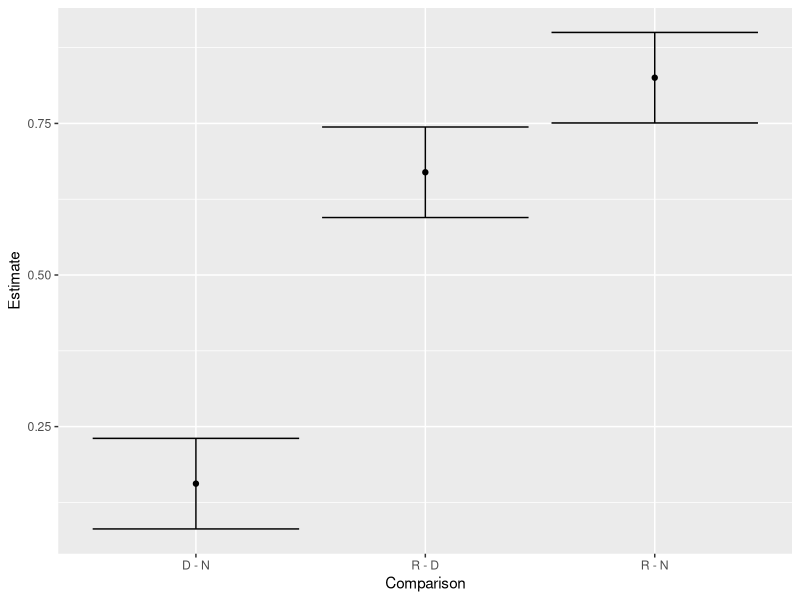
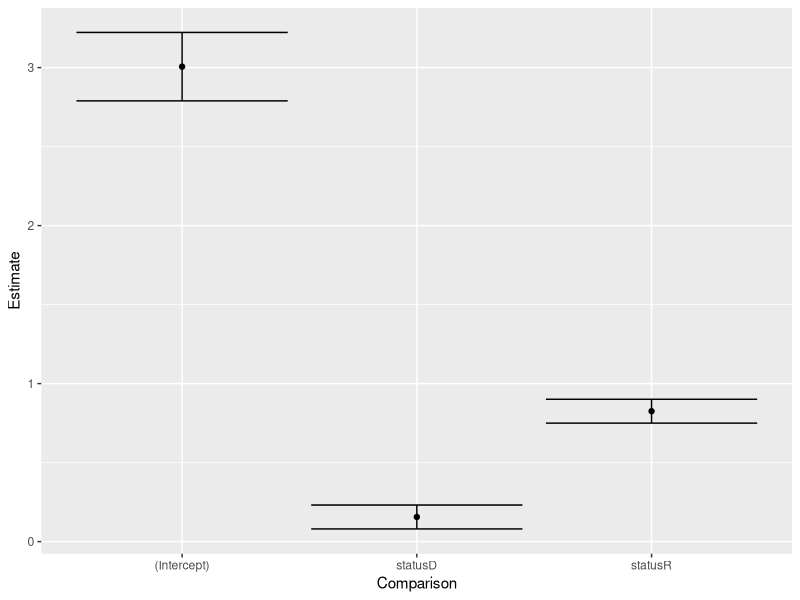
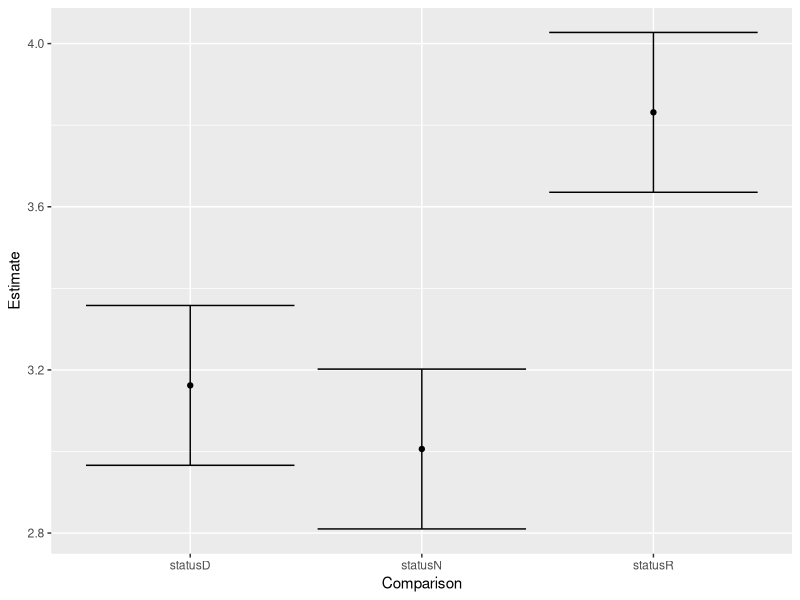

The R source for these figures, in order: (Note: this script raises an error after producing the figures.)
library(ggplot2)
library(lme4)
library(multcomp)
dataset <- expand.grid(experiment = factor(seq_len(10)), status = factor(c("N", "D", "R"), levels = c("N", "D", "R")), reps = seq_len(10))
dataset$value <- rnorm(nrow(dataset), sd = 0.23) + with(dataset, rnorm(length(levels(experiment)), sd = 0.256)[experiment] + ifelse(status == "D", 0.205, ifelse(status == "R", 0.887, 0))) + 2.78
model <- lmer(value~status+(1|experiment), data = dataset)
tmp <- as.data.frame(confint(glht(model, mcp(status = "Tukey")))$confint)
tmp$Comparison <- rownames(tmp)
ggplot(tmp, aes(x = Comparison, y = Estimate, ymin = lwr, ymax = upr)) + geom_errorbar() + geom_point()

tmp <- as.data.frame(confint(glht(model))$confint)
tmp$Comparison <- rownames(tmp)
ggplot(tmp, aes(x = Comparison, y = Estimate, ymin = lwr, ymax = upr)) + geom_errorbar() + geom_point()

model <- lmer(value ~ 0 + status + (1|experiment), data = dataset)
tmp <- as.data.frame(confint(glht(model))$confint)
tmp$Comparison <- rownames(tmp)
ggplot(tmp, aes(x = Comparison, y = Estimate, ymin = lwr, ymax = upr)) + geom_errorbar() + geom_point()






set.seed(42)
x <- rep(0:100,10)
y <- 15 + 2*rnorm(1010,10,4)*x + rnorm(1010,20,100)
id<-rep(1:10,each=101)

dtfr <- data.frame(x=x ,y=y, id=id)

library(nlme)

model.mx <- lme(y~x,random=~1+x|id,data=dtfr)

#create data.frame with new values for predictors
#more than one predictor is possible
new.dat <- data.frame(x=0:100)
#predict response
new.dat$pred <- predict(model.mx, newdata=new.dat,level=0)

#create design matrix
Designmat <- model.matrix(eval(eval(model.mx$call$fixed)[-2]), new.dat[-ncol(new.dat)])

#compute standard error for predictions
predvar <- diag(Designmat %*% model.mx$varFix %*% t(Designmat))
new.dat$SE <- sqrt(predvar) 
new.dat$SE2 <- sqrt(predvar+model.mx$sigma^2)

library(ggplot2) 
p1 <- ggplot(new.dat,aes(x=x,y=pred)) + 
  geom_line() +x
  geom_ribbon(aes(ymin=pred-2*SE2,ymax=pred+2*SE2),alpha=0.2,fill="red") +
  geom_ribbon(aes(ymin=pred-2*SE,ymax=pred+2*SE),alpha=0.2,fill="blue") +
  geom_point(data=dtfr,aes(x=x,y=y)) +
  scale_y_continuous("y")
p1





x<-rep(seq(0,100,by=1),10)
y<-15+2*rnorm(1010,10,4)*x+rnorm(1010,20,100)
id<-NULL
for (i in 1:10){
  id<-c(id, rep(i,101))}
dtfr<-data.frame(x=x,y=y, id=id)
library(nlme)
with (dtfr, summary(lme((y)~x,random=~1+x|id, na.action=na.omit  )))
model.mx<-with (dtfr, (lme((y)~x,random=~1+x|id, na.action=na.omit  )))
pd<-predict(model.mx, newdata=data.frame(x=0:100),level=0)
with (dtfr, plot(x, y))
lines(0:100,predict(model.mx, newdata=data.frame(x=0:100),level=0), col="darkred", lwd=7)
